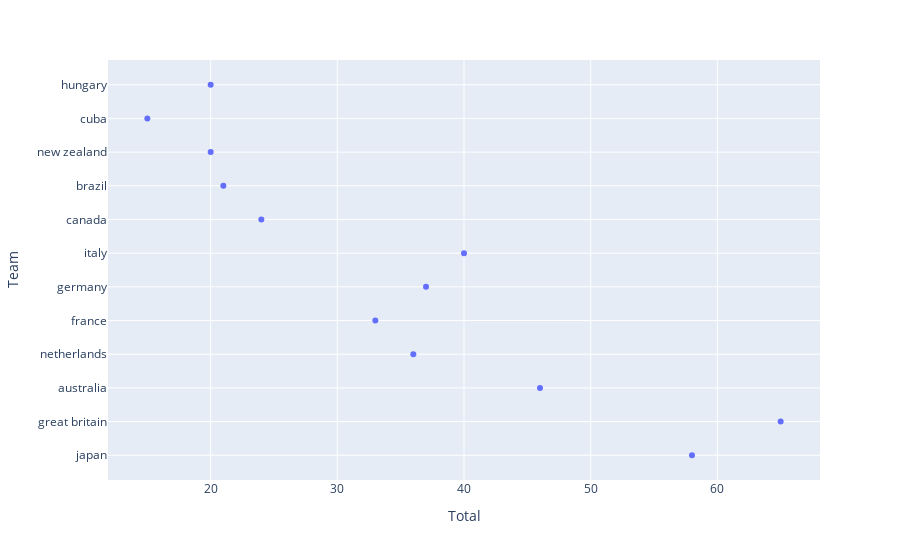

The cell this chart's notebook holds for it:
### Code cell
fig = px.scatter(df, y="Team", x="Total")
fig.show()

### Figure 1 — Plotly figure (JSON) as saved in the notebook; plotly's stock layout.template omitted (floating-point values rounded to 4 significant figures)
{"data": [{"hovertemplate": "Total=%{x}<br>Team=%{y}<extra></extra>", "legendgroup": "", "marker": {"color": "#636efa", "symbol": "circle"}, "mode": "markers", "name": "", "orientation": "h", "showlegend": false, "type": "scatter", "x": [58, 65, 46, 36, 33, 37, 40, 24, 21, 20, 15, 20], "xaxis": "x", "y": ["japan", "great britain", "australia", "netherlands", "france", "germany", "italy", "canada", "brazil", "new zealand", "cuba", "hungary"], "yaxis": "y"}], "layout": {"legend": {"tracegroupgap": 0}, "margin": {"t": 60}, "xaxis": {"anchor": "y", "domain": [0, 1], "title": {"text": "Total"}}, "yaxis": {"anchor": "x", "domain": [0, 1], "title": {"text": "Team"}}}}
